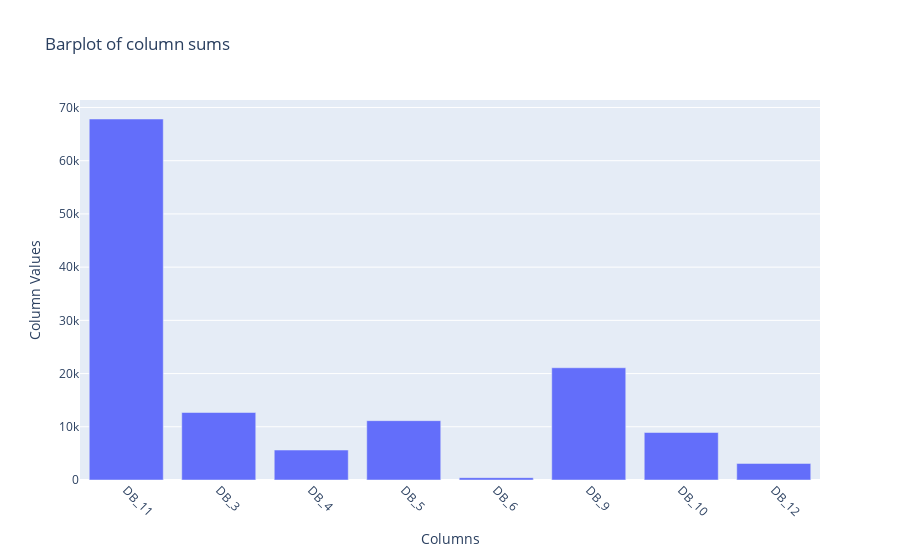

Notebook cell for this chart:
### Code cell
viz_boi.bar_box_plot(bar=True)

### Figure 1 — Plotly figure (JSON) as saved in the notebook; plotly's stock layout.template omitted (floating-point values rounded to 4 significant figures)
{"data": [{"type": "bar", "x": ["DB_11", "DB_3", "DB_4", "DB_5", "DB_6", "DB_9", "DB_10", "DB_12"], "y": [67840.0, 12680.0, 5629.0, 11150.0, 442.3, 21090.0, 8926.0, 3112.0]}], "layout": {"showlegend": false, "title": {"text": "Barplot of column sums"}, "xaxis": {"tickangle": 45, "title": {"text": "Columns"}}, "yaxis": {"title": {"text": "Column Values"}}}}
